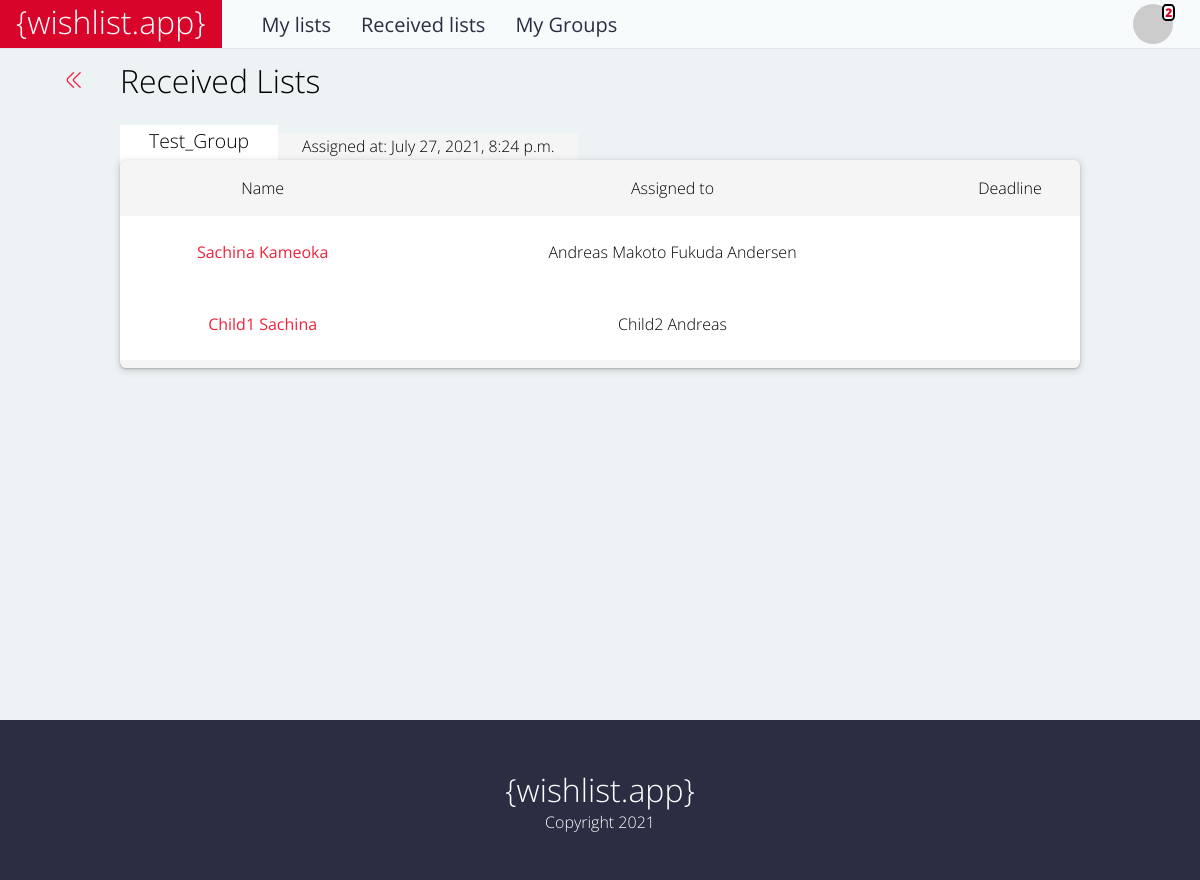
Screenshot of /accounts/4/received_lists/ (signed in) with the database file from the repository.
### accounts/models.py (models this page shows, shortened)
class CustomUser(AbstractUser):
    username = None
    email = models.EmailField(
        'email address',
        blank=False,
        null=False,
        unique=True
    )
    USERNAME_FIELD='email'
    REQUIRED_FIELDS=[]
    objects = CustomUserManager()
    first_name = models.CharField(
        max_length=30,
        null=True,
        blank=True,
    )
    last_name = models.CharField(
        max_length=30,
        null=True,
        blank=True,
    )
    is_leader = models.BooleanField(
        default=False,
    )
    assigned_to = models.ForeignKey(
        'CustomUser',
        null=True,
        blank=True,
        on_delete=models.CASCADE,
        related_name='assignments',
    )
    responsible_by = models.ForeignKey(
        'CustomUser',
        null=True,
        blank=True,
        on_delete=models.CASCADE,
        related_name='responsibilities',
    )
    is_self_responsible = models.BooleanField(
        default=True
    )
    def get_gravatar(self):
        md5 = hashlib.md5(self.email.encode())
        digest = md5.hexdigest()
        SIZE = 40
        DEFAULT = 'identicon'
        return f'http://www.gravatar.com/avatar/{digest}?s={SIZE}&d={DEFAULT}'
    def get_email_30char(self):
        if len(self.email) > 30:
            output = self.email[:29] + '...'
        else:
            output = self.email
        return output
    def get_notifications(self):
        notifications = Notification.objects.filter(user=self).filter(read=False)
        return len(notifications)

### groups/models.py (models this page shows, shortened)
class Assignments(models.Model):
    group = models.ForeignKey(
        'CustomGroup',
        blank=True,
        on_delete=models.CASCADE
    )
    assignments = models.ManyToManyField('Assignment')
    time = models.DateTimeField(
        auto_now_add=True,
        null=True,
        blank=True,
    )
    class Meta:
        verbose_name_plural = 'Assignments'

### accounts/views.py (the view)
# urls.py: path('<int:user_id>/received_lists/', received_lists_view, name='received_lists'),
@login_required
def received_lists_view(request, user_id):
    if user_id == request.user.id:
        current_user = CustomUser.objects.get(id=user_id)
        responsible_users = CustomUser.objects.filter(responsible_by=current_user)
        current_groups = CustomGroup.objects.filter(user=current_user)
        current_assignments = Assignments.objects.filter(group__in=current_groups)
        data = [
            (assignments,
            [(assignment.member, assignment.assignment) for assignment in
                assignments.assignments.filter(assignment__in=responsible_users)])
            for assignments in current_assignments
        ]
        return render(request, 'wish/received_lists.html', {'data': data})
    else:
        return HttpResponseForbidden()

### groups/models.py (called while the page is built)
    def __str__(self):
        return self.name

### templates/wish/received_lists.html (shortened to what this page needs)
{% extends 'base.html' %}
{% block content %}
    <div class="back">
        <a href="{% url 'home' %}"><i class="fi-rr-angle-double-left"></i></a>
    </div>
    <div class="page-title">Received Lists</div>
    <div class="list-container-container">
        {% for group, assignments in data %}
            <div class="list-container">
                <div class="list-title subtitle-title">
                    <div class="list-title-title">
                        {{ group.group }}
                    </div>
                    <div class="list-title-subtitle">
                        Assigned at: {{ group.time }}
                    </div>
                </div>
                <table class="list">
                    <tr class="list-top">
                        <td class="received-list-name">
                            Name
                        </td>
                        <td class="received-list-assigned">
                            Assigned to
                        </td>
                        <td class="received-list-deadline">
                            Deadline
                        </td>
                    </tr>
                    {% for member, assignment in assignments %}
                        <tr class="list-entry">
                            <td class="received-list-name">
                                <a href="" class="list-item-title">
                                    {{ member.first_name }} {{ member.last_name }}
                                </a>
                            </td>
                            <td class="received-list-assigned">
                                {{ assignment.first_name }} {{ assignment.last_name }}
                            </td>
                            <td class="received-list-deadline">
                            </td>
                        </tr>
                    {% endfor %}
                    <tr class="list-empty-bottom">
                        <td></td>
                        <td></td>
                        <td></td>
                    </tr>
                </table>
            </div>
        {% empty %}
            <p>No received lists found</p>
        {% endfor %}
    </div>
{% endblock content %}

### templates/base.html (shortened to what this page needs)
<!DOCTYPE html>
{% load static %}
<html>
    <head>
        <link rel="stylesheet" href="{% static 'css/base.css' %}">
        <link rel="stylesheet" href="{% static 'css/uicons.css' %}">
    </head>
    <body>
        <div class="main">
            <header class="top-container">
                <div class="top">
                    <div class="title-and-navbar">
                        <span class="title"><a href="{% url 'home' %}" class="title-text">{wishlist.app}</a></span>
                        <div class="navbar">
                        {% if user.is_authenticated %}
                            <div class="navbar-item">
                                <a href="{% url 'my_lists' user.id %}">My lists</a>
                            </div>
                            <div class="navbar-item">
                                <a href="{% url 'received_lists' user.id %}">Received lists</a>
                            </div>
                            <div class="navbar-item">
                                <a href="{% url 'my_groups' %}">My Groups</a>
                            </div>
                        {% endif %}
                        </div>
                    </div>
                    {% if user.is_authenticated %}
                        <div class="login">
                            <div class="dropdown">
                                {% if user.get_notifications %}
                                    <div class="notifications-counter">
                                        <span>{{ user.get_notifications }}</span>
                                    </div>
                                {% endif %}
                                <a href="#" id="dropdown-button-id" class="dropdown-button" onClick="dropDown()">
                                    <img src="{{ user.get_gravatar }}" id="gravatar">
                                </a>
                            </div>
                        </div>
                    {% endif %}
                </div>
            </header>
            <div class="main-container">
                {% block content %}
                {% endblock content %}
            </div>
            <footer class="bottom-container">
                <div class="bottom_top">
                    <div>
                        {wishlist.app}
                    </div>
                </div>
                <div class="bottom">
                    <div>
                        Copyright 2021
                    </div>
                </div>
            </footer>
        </div>
    </body>
</html>

### static/css/base.css (style rules this page uses)
html { height: 100%; }
body { height: 100%; font-family: 'Open Sans', sans-serif; font-weight: 300; background-color: #EDF2F4; margin: 0; }
.main { position: relative; min-height: 100%; padding: 0 0 5em 0; }
.page-title { display: flex; flex-direction: row; justify-content: space-between; align-items: center; z-index: 2; height: 2em; font-weight: 300; font-size: 2em; }
a { color: #EF233C; text-decoration: none; font-weight: 400; }
i { padding: 0.2em 0 0 0; }
.top-container { width: 100%; }
.main-container { max-width: 60rem; width: 80%; margin: 0 auto 0 auto; padding: 0 0 10em 0; position: relative; }
.bottom-container { position: absolute; display: flex; flex-direction: column; justify-content: center; height: 10em; background-color: #2B2D42; bottom: 0; width: 100%; margin: 10em 0 0 0; }
.top { display: flex; flex-direction: row; justify-content: space-between; align-items: stretch; height: 3em; background-color: #F7FBFC; box-shadow: rgba(0, 0, 0, 0.05) 0px 0px 0px 1px; margin: 0 auto 0 auto; }
.bottom { display: flex; flex-direction: row; justify-content: space-around; width: 100%; font-weight: 300; font-size: 1em; color: white; margin: 0 auto 0 auto; }
.bottom_top { display: flex; flex-direction: row; justify-content: space-around; width: 100%; font-weight: 300; font-size: 2em; color: white; margin: 0 auto 0 auto; }
.title-and-navbar { display: flex; flex-direction: row; justify-content: space-between; }
.title { display: inline-block; order: 1; background-color: #D90429; padding: 0em 1em 0 1em; }
.title a { font-size: 2em; font-weight: 300; color: white; }
.navbar { order: 2; display: flex; flex-direction: row; justify-content: start; align-items: center; padding: 0.5em; margin: 0 0 0 2em; }
.navbar-item { display: inline-block; font-size: 1.25em; margin: 0 1.5em 0 0; }
.navbar-item a { display: inline-block; color: #2B2D42; font-weight: 400; }
.login { order: 3; display: flex; flex-direction: column; justify-content: center; align-items: center; margin: 0 2em 0 0; }
#gravatar { border-radius: 50%; height: 2.5em; width: 2.5em; }
.dropdown { position: relative; float: right; z-index: 3; }
.notifications-counter { position: absolute; left: 2em; top: -0.4em; display: flex; justify-content: center; align-items: center; border: 0.2em solid black; border-radius: 30%; height: 0.9em; color: #D90429; background-color: white; font-size: 0.75em; font-weight: 800; padding: 0.05em 0.1em 0.1em 0.1em; }
.dropdown-button { display: flex; flex-direction: row; justify-content: center; align-items: center; height: 30px; width: 30px; }
.main { margin: 0 auto 0 auto; }
.back { position: absolute; display: flex; flex-direction: row; justify-content: center; left: -6em; top: 0em; height: 2em; width: 4.2em; align-items: center; padding: 1em; }
.back a { width: 100%; display: flex; flex-direction: row; justify-content: space-around; align-items: center; }
.list { width: 100%; text-align: center; z-index: 0; background-color: whitesmoke; border-spacing: 0em 0.05em; border-collapse: separate; border-radius: 0.4em; box-shadow: rgba(60, 64, 67, 0.3) 0px 1px 2px 0px, rgba(60, 64, 67, 0.15) 0px 2px 6px 2px; margin: 0.5em 0 0 0; }
.list-container-container .list-container:first-child { position: relative; margin: 3em auto 1em auto; }
.list-container-container .list-container { position: relative; margin: 5em auto 1em auto; }
.list-container { position:relative; margin: 3em auto 1em auto; }
.list-top { height: 3.5em; }
.list-entry { height: 4.5em; background-color: white; }
.list-empty-bottom { height: 0.5em; }
.list-title { position: absolute; display: flex; flex-direction: row; justify-content: flex-start; top: -2em; z-index: -1; font-size: 1.1em; font-weight: 300; }
.subtitle-title { align-items: center; }
.list-title-title { display: flex; flex-direction: column; justify-content: flex-start; align-items: center; height: 2.5em; font-size: 1.1em; font-weight: 300; background-color: white; padding: 0.1em 1.5em 0em 1.5em; }
.list-title-subtitle { display: flex; flex-direction: column; justify-content: flex-start; align-items: center; height: 2em; font-size: 0.9em; font-weight: 300; background-color: whitesmoke; padding: 0.1em 1.5em 0 1.5em; }

### rows the page displays
CustomUser: get_notifications "2"
Assignments: group "Test_Group", time "July 27, 2021, 8:24 p.m."
CustomUser: first_name "Sachina", last_name "Kameoka", first_name "Andreas Makoto Fukuda", last_name "Andersen"
CustomUser: first_name "Child1", last_name "Sachina", first_name "Child2", last_name "Andreas"
